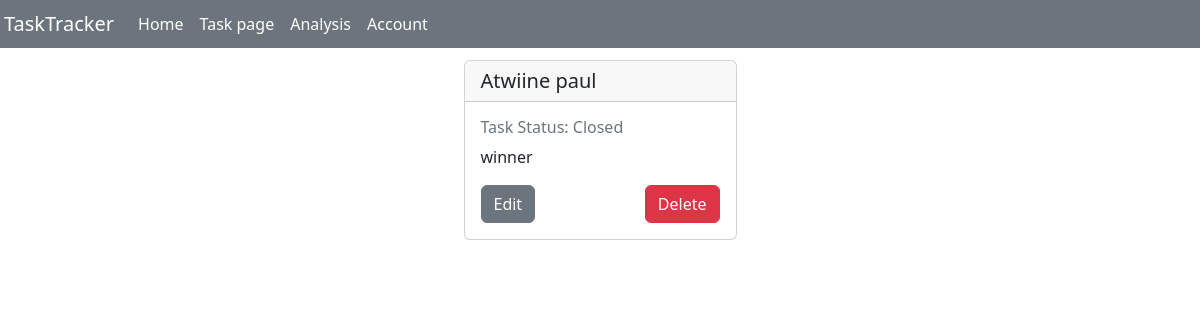
Before: /details/2 with the older database file.
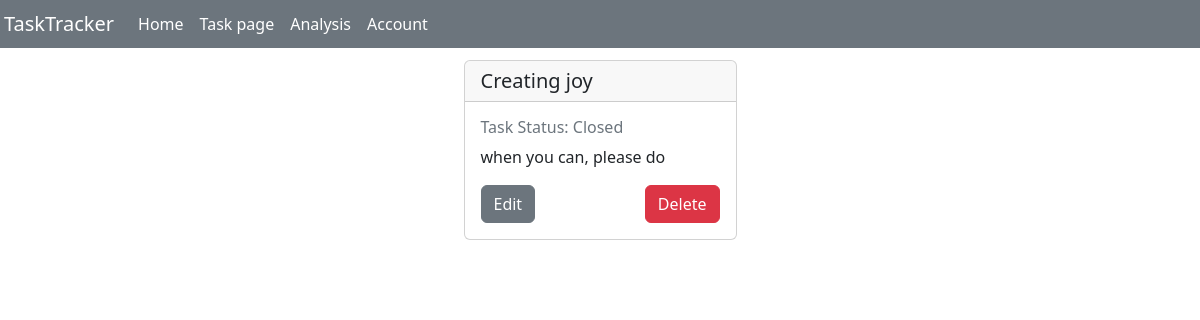
After: the same page with the newer database file.
### tasks/models.py (models this page shows, shortened)
class Task(models.Model):
    status_choices=[
        ('Pending','Pending'),
        ('Closed','Closed')
    ]
    name = models.CharField(max_length=50)
    description=models.TextField(max_length=300)
    created_at =models.DateTimeField(auto_now_add=True)
    task_status=models.CharField(
        choices=status_choices,
        default='Pending'
    )

### tasks/views.py (the view)
# urls.py: path('details/<int:taskID>', views.detailpage, name="detailpage"),
def detailpage(request, taskID):
    taskDetails= Task.objects.get(pk=taskID)
    context={
        "taskDetails":taskDetails
    }
    return render(request, 'tasks/detail.html', context)

### tasks/templates/tasks/detail.html
{% extends "tasks/base.html"%} {% load crispy_forms_tags %} {% block content%}
{% if editform == True%}
<div class="row justify-content-center">
  <div class="col-3"></div>
  <div class="col-6">
    <div class="card m-1 p-2">
      <h5 class="text-secondary">Task editing form</h5>
      <hr />
      <form action="" method="POST">
        {% csrf_token %} {{ form|crispy }}
        <br />
        <div class="d-flex justify-content-between">
      <button type="submit" class="btn btn-secondary">Edit Task</button>
      <a href="{% url 'homepage' %}" class="btn btn-danger">Cancel</a>
        </div>
      </form>
    </div>
  </div>
  <div class="col-3"></div>
</div>
{% else%}
<div class="row justify-content-center">
  <div class="col-md-3 p-2">
    <div class="card">
      <h5 class="card-header">{{taskDetails.name}}</h5>
      <div class="card-body">
        <h6 class="card-title text-secondary">
          Task Status: {{taskDetails.task_status}}
        </h6>
        <p class="card-text">{{ taskDetails.description }}</p>
        <div class="d-flex justify-content-between">
          <a href="{% url 'edittask' taskDetails.id%}" class="btn btn-secondary"
            >Edit</a
          >
          <a href="{% url 'deletetask' taskDetails.id %}" class="btn btn-danger"
            >Delete</a
          >
        </div>
      </div>
    </div>
  </div>
</div>
{% endif %} {% endblock %}

Changed rows visible on the page:
changed Task "Closed": name "Atwiine paul" → "Creating joy"; description "winner" → "when you can, please do"
